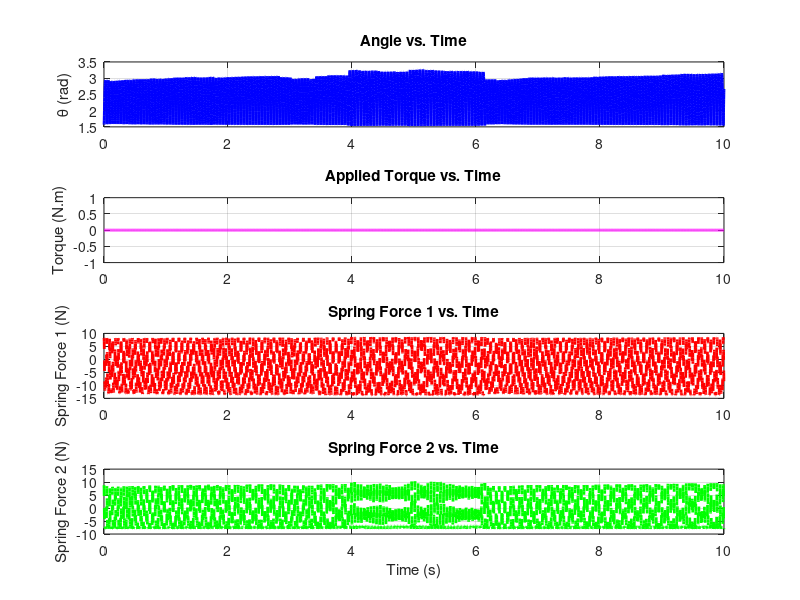
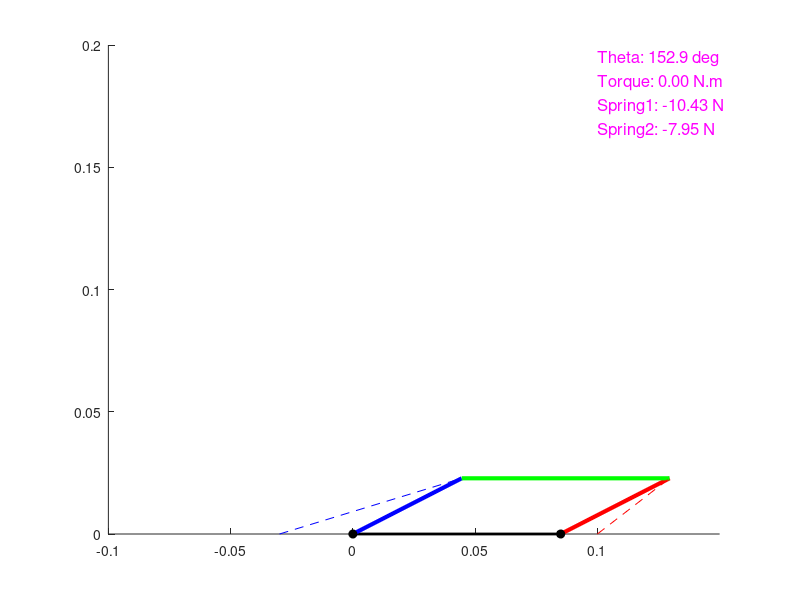

Recreate these plots in MATLAB, in order.
% Clear workspace
clear;
clc;

% Parameters
PLA_den = 1240;         % PLA density kg/m3
S = 0.05;              % Length of each side link (m)
T = 0.085;             % Length of the top link (m)
D = T;                 % Distance between pivots (m)
w_s =  0.005;          % width side
w_t =  0.0108;         % width top
m_s = PLA_den * w_s * S;   % Mass of each side link (kg)
m_t = PLA_den * w_t * T;   % Mass of the top link (kg)

p1 = 0.4 ;    %L spring1 ,m
q1 = 0.2  ; %W spring1 ,m
r1 =0.05   ;     %H spring1 ,m
p2  = 0.4   ;    %L spring2 ,m
q2  = 0.2    ;   %W spring2 ,m
r2   =0.05    ;   %H spring2 ,m

E =  55158      ; %Elastic modulus estimate (linear for now nonlinear later), 55158 N/m which is 8 psi

k1 = E*q1*r1/p1;               % Spring 1 stiffness (N/m)
k2 = E*q2*r2/p2;               % Spring 2 stiffness (N/m)
l1_o = 0.07;           % Rest length of spring 1 (m)
l2_o = 0.03;           % Rest length of spring 2 (m)
a = 0.05;             % Distance from bottom-left pivot to spring 1 attachment (m)
b = 0.05;             % Distance from bottom-right pivot to spring 2 attachment (m)
Q1 = -0.03;            % Spring 1 bottom attachment point (m)
Q2 = D + 0.015;         % Spring 2 bottom attachment point (m


% Define the applied torque (smooth increase from 0 to 1 over time)
%tau = @(t) ((mod(t,4) >= 1 & mod(t,4) < 2) * (-1.5)) + ((mod(t,4) >= 2 & mod(t,4) < 3) * (1.5));
tau = @(t) (0);


% Initial conditions (start from rest)
theta0 = pi/2;             % Initial angle (rad)
theta_dot0 = 0;         % Initial angular velocity (rad/s)
initial_conditions = [theta0; theta_dot0];

% Time span for the simulation
t_span = [0, 10];       % Simulate from t=0 to t=20 seconds (slower simulation)

% Differential equation function (returns derivatives)
function dydt = system_eqns(t, y, S, m_s, m_t, k1, k2, l1_o, l2_o, a, b, Q1, Q2, T, D, tau)
    theta1 = y(1);  % Angle of the left side link
    theta_dot1 = y(2);
    
    % For the parallelogram constraint, we know theta2 = theta1
    % Calculate the positions of points A and B, with fixed length of the top link
    A_x = -S * cos(theta1);
    A_y = S * sin(theta1);
    
    B_x = D - S * cos(theta1); % Fixed top link length constraint
    B_y = S * sin(theta1);     % Symmetric behavior
    
    % Calculate spring lengths
    l1 = sqrt((a * sin(theta1))^2 + (a * cos(theta1) + Q1)^2); % Spring 1 length
    l2 = sqrt((b * sin(theta1))^2 + ((Q2 - T) + b * cos(theta1))^2); % Spring 2 length
    
    % Derivatives of spring lengths
    dl1_dtheta = (a * cos(theta1) + Q1) / l1;
    dl2_dtheta = ((Q2 - T) + b * cos(theta1)) / l2;
    
    % Spring forces (passive forces, only reacting to displacement)
    spring_force_1 = k1 * (l1 - l1_o) * dl1_dtheta;
    spring_force_2 = k2 * (l2 - l2_o) * dl2_dtheta;
    
    % Applied torque (from the smoothing function)
    torque = tau(t);  % Get the current torque value from the sigmoid function
    
    % Effective inertia
    I_eff = (2 / 3) * m_s * S^2 + m_t * S^2 * cos(theta1)^2;
    
    % Differential equation for theta1 (since theta2 = theta1 in the parallelogram)
    theta1_ddot = (spring_force_1 + spring_force_2 - torque) / I_eff;
    
    % Return the derivatives
    dydt = [theta_dot1; theta1_ddot];
end

% Solve the ODE using ode45
[t, y] = ode45(@(t, y) system_eqns(t, y, S, m_s, m_t, k1, k2, l1_o, l2_o, a, b, Q1, Q2, T, D, tau), t_span, initial_conditions);


% Define the function to calculate net torque (torque - spring forces)
function net_torque = equilibrium_func(theta, S, m_s, m_t, k1, k2, l1_o, l2_o, a, b, Q1, Q2, T, D, tau)
    % Calculate spring lengths at given theta
    l1 = sqrt((a * sin(theta))^2 + (a * cos(theta) + Q1)^2); % Spring 1 length
    l2 = sqrt((b * sin(theta))^2 + ((Q2 - T) + b * cos(theta))^2); % Spring 2 length
    
    % Derivatives of spring lengths
    dl1_dtheta = (a * cos(theta) + Q1) / l1;
    dl2_dtheta = ((Q2 - T) + b * cos(theta)) / l2;
    
    % Spring forces (passive forces, only reacting to displacement)
    spring_force_1 = k1 * (l1 - l1_o) * dl1_dtheta;
    spring_force_2 = k2 * (l2 - l2_o) * dl2_dtheta;
    
    % Applied torque (from the smoothing function)
    torque = tau(theta);  % Get the current torque value from the sigmoid function
    
    % Net torque (difference between applied torque and spring forces)
    net_torque = torque - (spring_force_1 + spring_force_2);
end

% Use fzero to find equilibrium points numerically (root of net_torque function)
theta_eq1 = fzero(@(theta) equilibrium_func(theta, S, m_s, m_t, k1, k2, l1_o, l2_o, a, b, Q1, Q2, T, D, tau), 0);  % Starting guess at 0
theta_eq2 = fzero(@(theta) equilibrium_func(theta, S, m_s, m_t, k1, k2, l1_o, l2_o, a, b, Q1, Q2, T, D, tau), pi/2);  % Starting guess at 90 degrees

disp(['Equilibrium at theta = 0: ', num2str(theta_eq1)]);
disp(['Equilibrium at theta = 90: ', num2str(theta_eq2)]);




theta_values = y(:,1); % in radians

% Pre-compute spring forces for each time instant
numPoints = length(t);
spring_force1 = zeros(numPoints,1);
spring_force2 = zeros(numPoints,1);
for i = 1:numPoints
    theta1 = theta_values(i);
    l1 = sqrt((a * sin(theta1))^2 + (a * cos(theta1) + Q1)^2);
    dl1_dtheta = (a * cos(theta1) + Q1) / l1;
    spring_force1(i) = k1 * (l1 - l1_o) * dl1_dtheta;
    
    l2 = sqrt((b * sin(theta1))^2 + ((Q2 - T) + b * cos(theta1))^2);
    dl2_dtheta = ((Q2 - T) + b * cos(theta1)) / l2;
    spring_force2(i) = k2 * (l2 - l2_o) * dl2_dtheta;
end

% Applied torque values over time (computed from the square wave)
torque_values = arrayfun(tau, t);

% Create a figure to plot the time-series data
figure;
subplot(4,1,1);
plot(t, theta_values, 'b-', 'LineWidth', 2);
ylabel('\theta (rad)');
title('Angle vs. Time');
grid on;

subplot(4,1,2);
plot(t, torque_values, 'm-', 'LineWidth', 2);
ylabel('Torque (N.m)');
title('Applied Torque vs. Time');
grid on;

subplot(4,1,3);
plot(t, spring_force1, 'r--', 'LineWidth', 2);
ylabel('Spring Force 1 (N)');
title('Spring Force 1 vs. Time');
grid on;

subplot(4,1,4);
plot(t, spring_force2, 'g--', 'LineWidth', 2);
ylabel('Spring Force 2 (N)');
xlabel('Time (s)');
title('Spring Force 2 vs. Time');
grid on;


% Prepare for animation
figure;
hold on;
axis equal;  % Keep aspect ratio fixed
xlim([-0.1, 0.15]);  % Adjust X-axis limits for better visualization
ylim([0, 0.2]);  % Adjust Y-axis limits for better visualization

% Plot the fixed base (bottom link)
plot([0, D], [0, 0], 'k-', 'LineWidth', 2);  % Base link

% Create plot for the mechanism animation
h_side_left = plot([0, 0], [0, 0], 'b-', 'LineWidth', 3);   % Left side link
h_side_right = plot([D, D], [0, 0], 'r-', 'LineWidth', 3);  % Right side link
h_top = plot([0, D], [0, 0], 'g-', 'LineWidth', 3);        % Top link

% Add markers for the joints (pivots)
h_left_pivot = plot(0, 0, 'ko', 'MarkerFaceColor', 'k'); % Left pivot
h_right_pivot = plot(D, 0, 'ko', 'MarkerFaceColor', 'k'); % Right pivot

% Add spring lines (optional, for visualization)
h_spring1 = plot([0, 0], [0, 0], 'b--'); % Spring 1 -> between a and A
h_spring2 = plot([D, D], [0, 0], 'r--'); % Spring 2 -> between b and B

% Plot the torque indication as text
h_data = text(0.1, 0.18, '', 'FontSize', 12, 'Color', 'm');  % Placeholder text for torque

% Loop for animation
for i = 1:length(t)
    % Extract the angle and angular velocity from the solution
    theta1 = y(i, 1);
    
    % Calculate positions of key points
    A_x = -S * cos(theta1);  % Position of point A (left side link end)
    A_y = S * sin(theta1);
    
    B_x = D - S * cos(theta1);  % Position of point B (right side link end)
    B_y = S * sin(theta1);
    
    % Calculate spring attachment points a and b
    a_x = -a * cos(theta1);  % Position of spring attachment point a
    a_y = a * sin(theta1);  % Position of spring attachment point a
    
    b_x = D - b * cos(theta1);  % Position of spring attachment point b
    b_y = b * sin(theta1);      % Position of spring attachment point b
    
    % Update the positions of the links
    set(h_side_left, 'XData', [0, A_x], 'YData', [0, A_y]);
    set(h_side_right, 'XData', [D, B_x], 'YData', [0, B_y]);
    set(h_top, 'XData', [A_x, B_x], 'YData', [A_y, B_y]);
    
    % Update spring positions (for visualization)
    set(h_spring1, 'XData', [Q1, a_x], 'YData', [0, a_y]);  % Update Spring 1 -> between Q1 and a
    set(h_spring2, 'XData', [Q2, b_x], 'YData', [0, b_y]);  % Update Spring 2 -> between Q2 and b
    
    % Update displayed data (convert theta from rad to deg)
    currentThetaDeg = rad2deg(theta1);
    currentTorque = tau(t(i));
    currentSpringForce1 = spring_force1(i);
    currentSpringForce2 = spring_force2(i);
    
    data_str = sprintf('Theta: %.1f deg\nTorque: %.2f N.m\nSpring1: %.2f N\nSpring2: %.2f N', ...
        currentThetaDeg, currentTorque, currentSpringForce1, currentSpringForce2);
    set(h_data, 'String', data_str);
    
    % Pause for animation effect (slower simulation)
    pause(0.1);  % Slower animation, adjust this for desired speed
end
